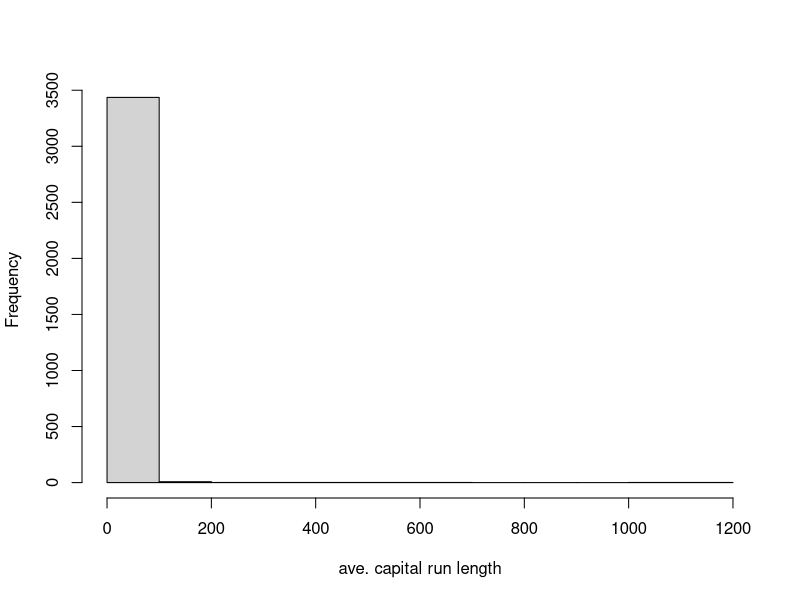

Generate this figure with R:
# remove all data in memory
rm(list=ls())
dev.off()

# libraries
library(caret)
library(kernlab)
# library(e1071)
# library(ISLR)
# library(ggplot2)
# library(Hmisc)
# library(grid)
# library(gridExtra)

# loading data & partition
data(spam)
inTrain <- createDataPartition(y=spam$type,
                               p=0.75, list=F)
training <- spam[inTrain,]
testing <- spam[-inTrain,]
hist(training$capitalAve, main="", xlab="ave. capital run length") # data very skewed
mean(training$capitalAve)
sd(training$capitalAve)

# standardizing
trainCapAve <- training$capitalAve
trainCapAveS <- (trainCapAve - mean(trainCapAve))/sd(trainCapAve) # standardizing CapAve
mean(trainCapAveS) # mean=0
sd(trainCapAveS) # sd=1

# standardizing test set
testCapAve <- testing$capitalAve
testCapAveS <- (testCapAve - mean(trainCapAve))/sd(trainCapAve) # using params from train set!!!
mean(testCapAveS) # not exactly 0
sd(testCapAveS) # not exactly 1

# standardizing with preProcess function
